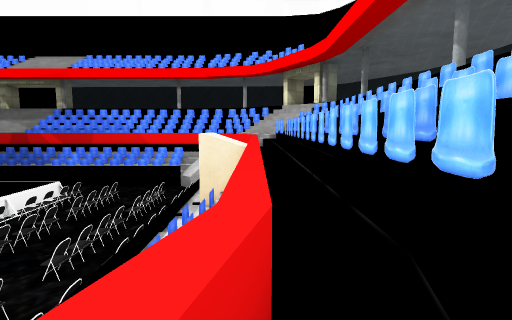
[1] (above)

23 first-person views from a walk through a Unity game level. The camera is 1.2 m above the floor, tilts 6° down and sees 80° across. The floor is counted in squares, 2 m on a side. Each view is taken from the middle of a square. On the plan, view 1 faces up. The plan holds only what a view shows up to about 9 squares ahead; the rest is blank. The place goes on beyond the plan. Some animated figures are not drawn. Some surface patterns are stand-ins.

[2]
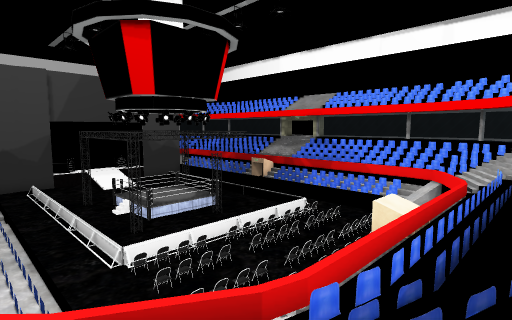

[3]
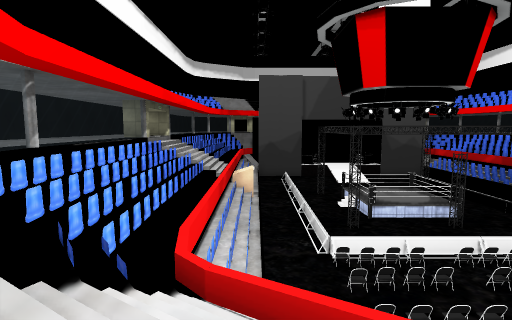

[4]
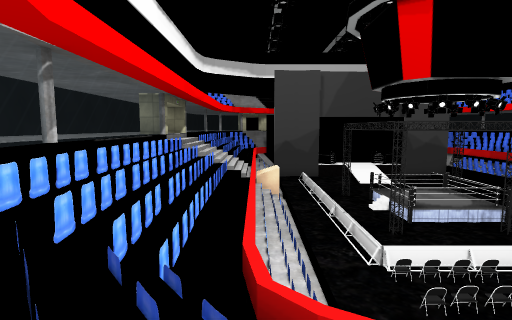

[5]
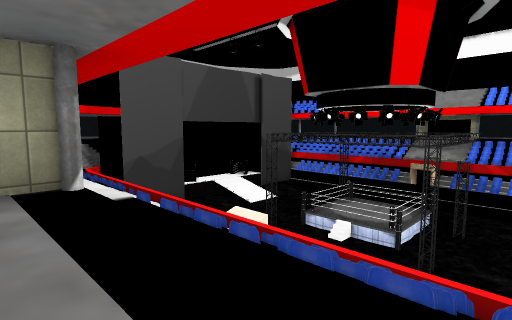

[6]
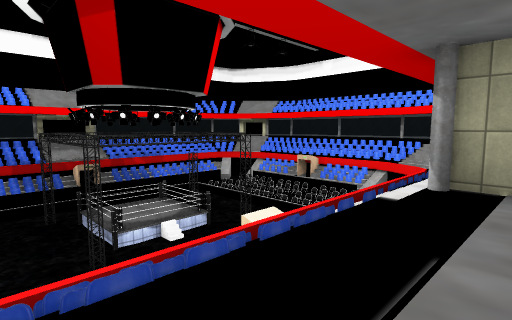

[7]
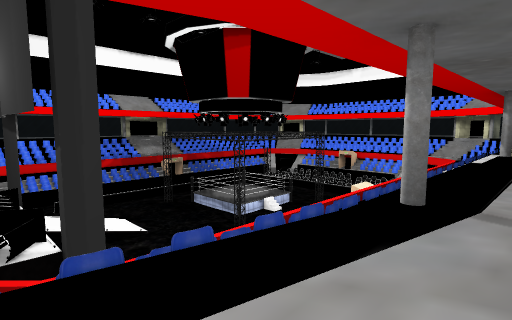

[8]
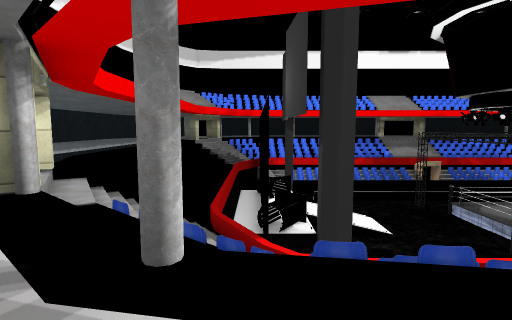

[9]
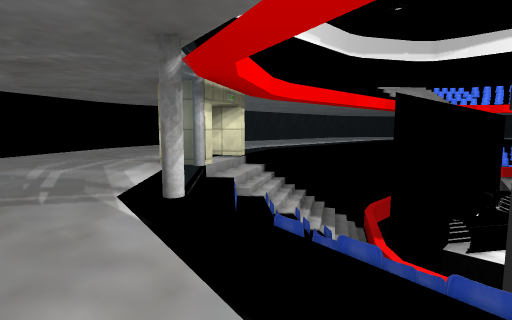

[10]
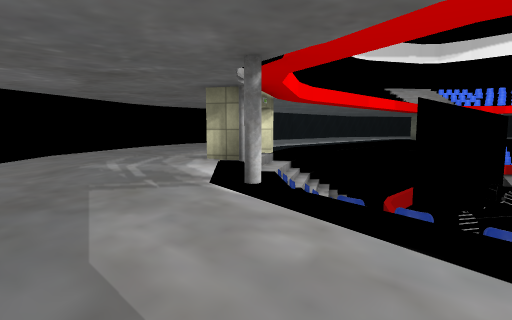

[11]
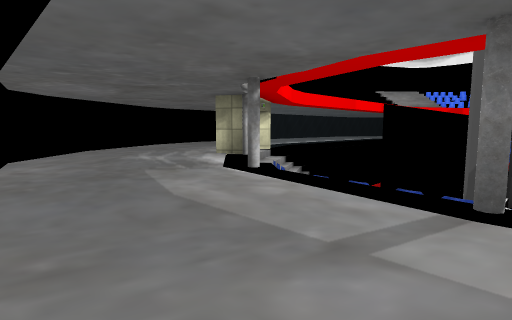

[12]
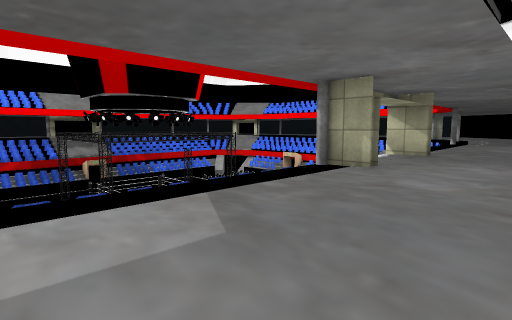

[13]
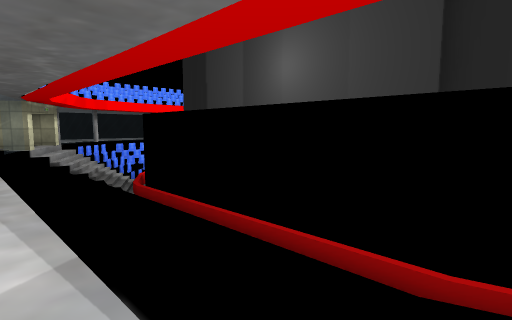

[14]
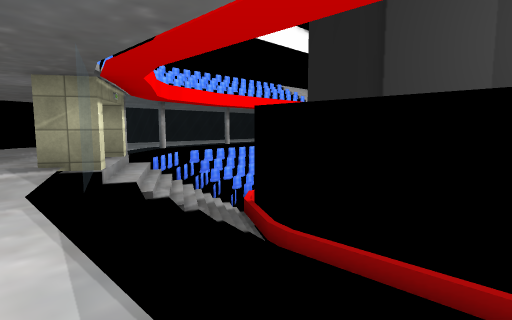

[15]
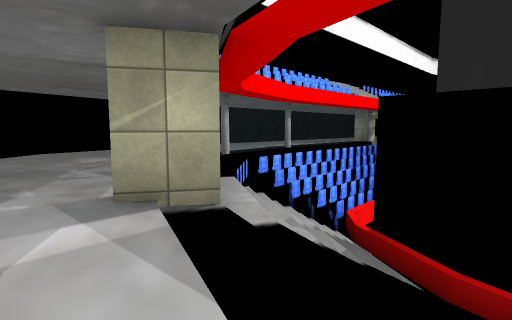

[16]
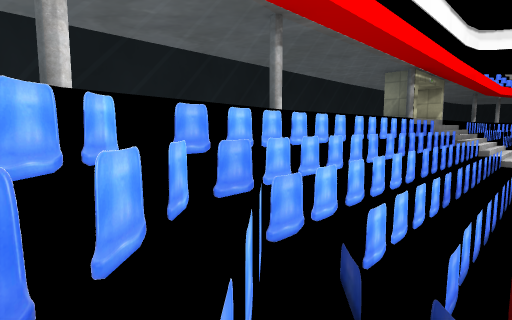

[17]
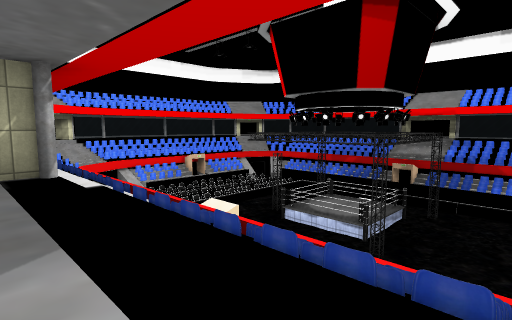

[18]
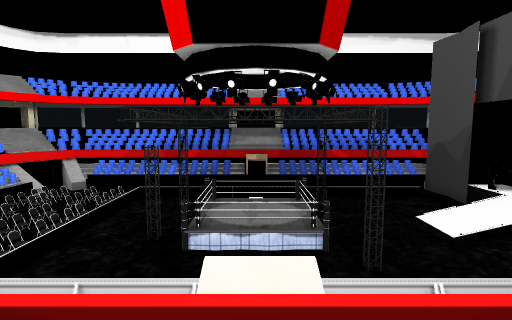

[19]
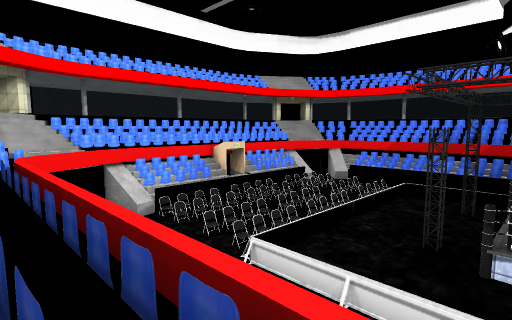

[20]
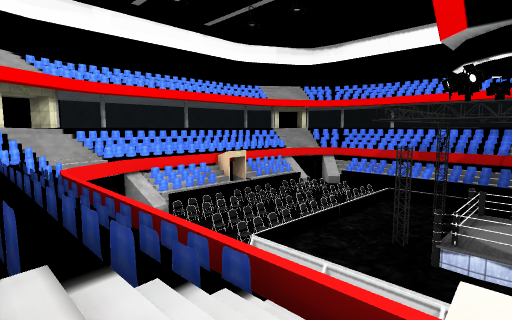

[21]
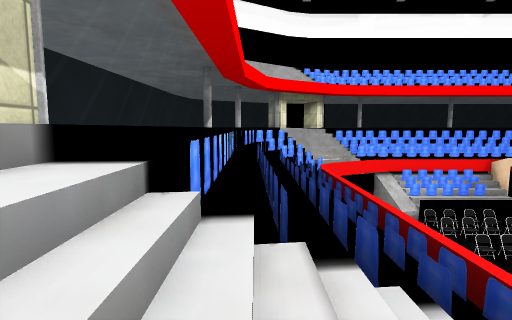

[22]
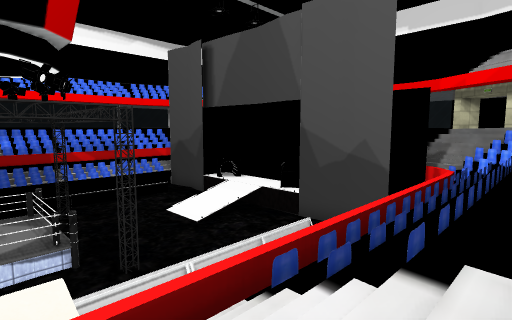

[23]
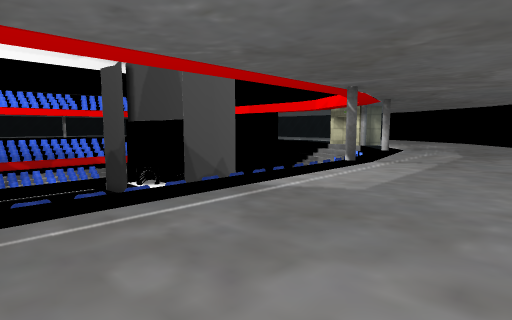

### Floor plan
Key: @ floor where view 1 was taken; # wall or solid block; x gap in a wall; . main floor; - floor 1.25 m lower than the main floor; _ floor 2 m lower than the main floor; / step, stairs or slope; = window, fence, low wall or low ledge; ^ raised ledge; v drop or lower ground; O other object.
Columns run from 28 left of view 1 to 3 right of it. Each row starts with its distance up from view 1.
 18           ......
 17    v............
 16    .............
 15    ....O==O====O#//O====O=
 14   ....=#========///======
 13   ..#O==#======////===#======
 12   ..///xv=#=====vvv=====#=v==#
 11   .#/  ^ v      vv         ^#=
 10   ./=#=v v                 v=#
  9   .=# ^vvvvvvvvvv vvvvvOOOOv^==O
  8       ^v   vvvvvv vvvvvOvvvv^===
  7       ^v   vv vvvvvvvvvOOO v^===
  6   .   ^   vvv vvvvvvvvvOvvvv^==#
  5       ^v  vvv  vvvvvvvvOvvv^^==O
  4       ^vvv     vv vvvvvOOOOv^==
  3       ^vvv     vv vvvvvOvvvv^==
  2       ^vvv   vvv   vvvvOOO v^==
  1   .=  ^vvv          vvvOOO v^#=
  0   .=  =v v           vvvv  v@#=
 -1    =###^ v      vv vvvvvvvv^/=/
 -2 ...####=^=================^////
 -3 ....##=======#===_ ==========
 -4 v....#=====###===-#========
 -5  v....#O==O====O#v#O====O=
 -6   ................##......
 -7    v....................
 -8      vv..........    ..

Positions as (right, up) in squares from view 1, and headings:
1: (0, 0), facing up
2: (2, -2), facing up-left
3: (2, -1), facing left
4: (1, -2), facing left
5: (-6, -6), facing up-left
6: (-16, -6), facing up-right
7: (-21, -6), facing up-right
8: (-21, -6), facing up
9: (-19, -6), facing up-left
10: (-19, -7), facing up-left
11: (-18, -8), facing up-left
12: (-17, -8), facing up-right
13: (-26, 0), facing up-right
14: (-26, 6), facing up-right
15: (-26, 9), facing up-right
16: (-22, 12), facing up-right
17: (-17, 16), facing down-right
18: (-11, 14), facing down
19: (-10, 13), facing down-right
20: (-11, 14), facing down-right
21: (-11, 14), facing right
22: (-11, 14), facing down-left
23: (-13, 18), facing down-left
